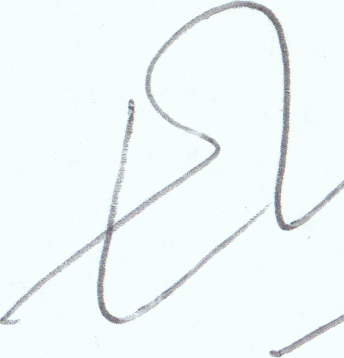
#> input picture Train_Test/001_01.PNG, 344 x 358 px
$ jupyter execute 'sift test.ipynb'
#> lines starting #> are read from the running program, lines starting #| are printed output that depends on the picture
[cell 1]
import os
import numpy as np
import cv2
from matplotlib import pyplot as plt
import scipy.io as sio
import sys
import numpy as np
import platform
import statistics


img = cv2.imread("001_01.PNG",0)
#> img: shape (358, 344); min 95, max 254, mean 245.5
orb = cv2.xfeatures2d.SIFT_create()
kp = orb.detect(img, None)
#> kp = 275 keypoints; strongest (x, y, size): (284, 227, 5.6), (261, 8, 5), (131, 108, 3.7), (211, 140, 3.9)
kp1, des1 = orb.compute(img, kp)
#> kp1 has the same summary as kp


img=cv2.drawKeypoints(img,kp, None)
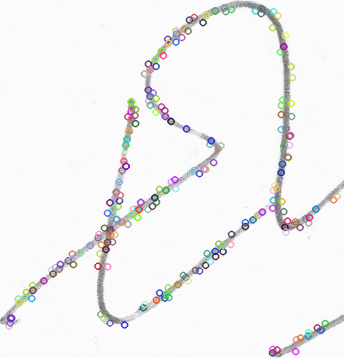
#> img: shape (358, 344, 3); mean of channels 0, 1, 2 242.3, 242.2, 242.5; drawn as B, G, R
cv2.imwrite('sift_keypoints.jpg',img)
#> Out = True


$ run again, with Train_Test/01_017.png copied over Train_Test/001_01.PNG
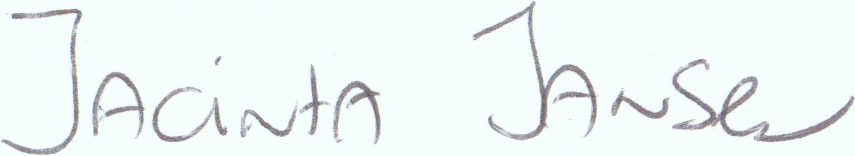
#> input picture Train_Test/01_017.png, 855 x 156 px
#> kp = 447 keypoints; strongest (x, y, size): (15, 16, 4.5), (223, 131, 5.4), (369, 94, 7.7), (218, 59, 2.8)
#> kp1 has the same summary as kp
#> `img=cv2.drawKeypoints(img,kp, None)`:
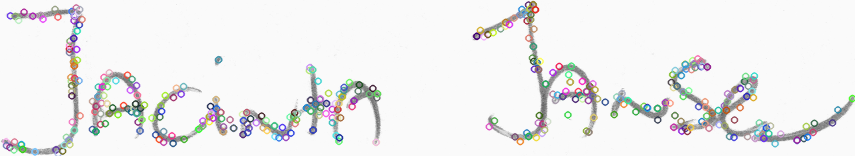
#> img: shape (156, 855, 3); mean of channels 0, 1, 2 237.8, 237.7, 237.8; drawn as B, G, R
#> Out = True

$ run again, with Train_Test/13_035.PNG copied over Train_Test/001_01.PNG
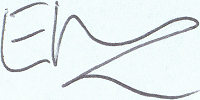
#> input picture Train_Test/13_035.PNG, 200 x 100 px
#> kp = 77 keypoints; strongest (x, y, size): (57, 3, 2.1), (194, 27, 2.3), (56, 8, 2.1), (17, 40, 2.4)
#> kp1 has the same summary as kp
#> `img=cv2.drawKeypoints(img,kp, None)`:
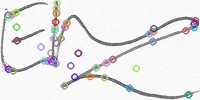
#> img: shape (100, 200, 3); mean of channels 0, 1, 2 232, 231.7, 232.3; drawn as B, G, R
#> Out = True

$ run again, with Train_Test/23_035.PNG copied over Train_Test/001_01.PNG
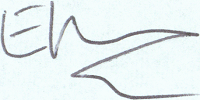
#> input picture Train_Test/23_035.PNG, 200 x 100 px
#> kp = 86 keypoints; strongest (x, y, size): (197, 35, 2.5), (189, 34, 3.3), (54, 55, 4.3), (16, 14, 2.4)
#> kp1 has the same summary as kp
#> `img=cv2.drawKeypoints(img,kp, None)`:
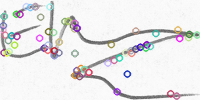
#> img: shape (100, 200, 3); mean of channels 0, 1, 2 232.1, 231.1, 232.2; drawn as B, G, R
#> Out = True
